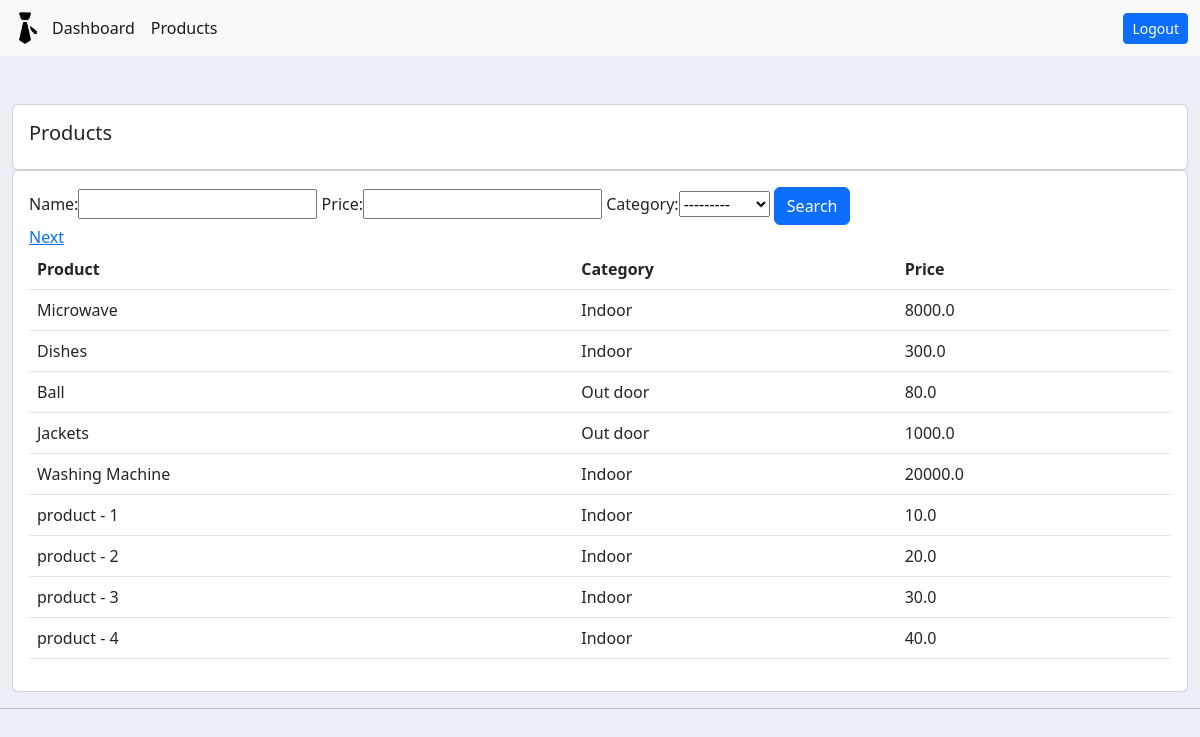
Screenshot of /products/ (signed in) with the database file from the repository.
### accounts/models.py (models this page shows, shortened)
class Product(models.Model):
  CATEGORY = (
    ('Indoor','Indoor'),
    ('Out door','Out door'),
  )
  name = models.CharField(max_length = 200, null=True)
  price = models.FloatField(null=True)
  category = models.CharField(max_length = 200, null = True, choices=CATEGORY)
  description = models.CharField(max_length = 200, null = True)
  date_created = models.DateTimeField(auto_now_add = True, null = True)
  tags = models.ManyToManyField(Tag)

### accounts/decorators.py (the view)
    def wrapper_func(request, *args, **kwargs):
      group = None
      if(request.user.groups.exists()):
        group = request.user.groups.all()[0].name
      if(group in allowed_roles):
        return view_func(request,*args,**kwargs)
      else:
        return HttpResponse('You are not authorized to view this page')

### accounts/templatetags/accounts_extras.py (called while the page is built)
@register.simple_tag
def my_url(value, field_name, urlencode=None):
  url = '?{}={}'.format(field_name, value)
  if urlencode:
    query_string = urlencode.split('&')
    filtered_query_string = filter(lambda x: x.split("=")[0]!=field_name, query_string)
    encoded_querystring = '&'.join(filtered_query_string)
    url = '{}&{}'.format(url, encoded_querystring)
  return url

### accounts/views.py (called while the page is built)
@login_required(login_url = 'login')
@allowed_users(allowed_roles = ['admins'])
def products(request):
  products_list = Product.objects.all()
  my_filter_product = ProductFilter(request.GET, queryset = products_list)
  products_list = my_filter_product.qs
  paginator_product = Paginator(products_list, 9)
  page_number_product = request.GET.get('page_product')
  page_product = paginator_product.get_page(page_number_product)
  context = {
    "products": products_list,
    "my_filter_product": my_filter_product,
    "page_product": page_product,
  }
  return render(request, 'accounts/products.html', context = context)

### accounts/templates/accounts/products.html (shortened to what this page needs)
{% extends "accounts/main.html" %}
{% load accounts_extras %}
{% block content %}
  <br>
  <div class="row">
    <div class="col-md">
      <div class="card card-body">
        <h5>Products</h5>
      </div>
      <div class="card card-body">
        <form method="get">
          {{ my_filter_product.form }}
          <button class="btn btn-primary" type="submit">Search</button>
        </form>
        <table class="table">
          <tr>
            <th>Product</th>
            <th>Category</th>
            <th>Price</th>
          </tr>
          {% for i in page_product.object_list %}
          <tr>
            <td>{{ i.name }}</td>
            <td>{{ i.category }}</td>
            <td>{{ i.price }}</td>
          </tr>
          {% endfor %}
          <div class="page-links">
            {% if page_product.has_next %}
            <a href="{% my_url value=page_product.next_page_number field_name='page_product' urlencode=request.GET.urlencode %}">Next</a>
            {% endif %}
          </div>
        </table>
      </div>
    </div>
  </div>
{% endblock %}

### static/css/main.css (style rules this page uses)
body { background-color: #ebeff5; }

### rows the page displays
Product: name "Microwave", category "Indoor", price "8000.0"
Product: name "Dishes", category "Indoor", price "300.0"
Product: name "Ball", category "Out door", price "80.0"
Product: name "Jackets", category "Out door", price "1000.0"
Product: name "Washing Machine", category "Indoor", price "20000.0"
Product: name "product - 1", category "Indoor", price "10.0"
Product: name "product - 2", category "Indoor", price "20.0"
Product: name "product - 3", category "Indoor", price "30.0"
Product: name "product - 4", category "Indoor", price "40.0"
